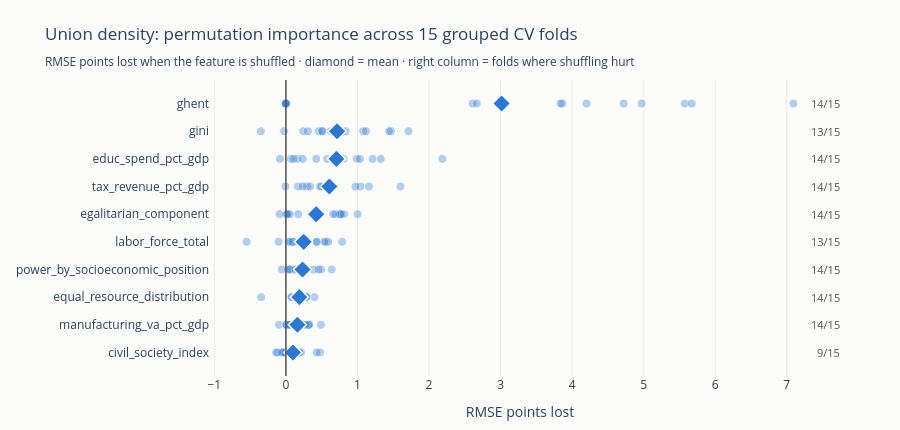

Source (notebook cell):
### Code cell
importance_plot(imp_union, BLUE, "Union density", "RMSE points lost")

### Figure 1 — Plotly figure (JSON) as saved in the notebook; plotly's stock layout.template omitted (floating-point values rounded to 4 significant figures)
{"data": [{"hovertemplate": "%{y}<br>fold: %{x:.3f}<extra></extra>", "marker": {"color": "#2a78d6", "line": {"color": "#fcfcfb", "width": 1}, "opacity": 0.35, "size": 9}, "mode": "markers", "showlegend": false, "type": "scatter", "x": [0.1213, 0.1295, -0.01674, 0.05561, 0.1695, 0.477, -0.005924, 0.2117, 0.06387, -0.1369, -0.03622, 0.4298, -0.1207, 0.1905, -0.05777], "y": ["civil_society_index", "civil_society_index", "civil_society_index", "civil_society_index", "civil_society_index", "civil_society_index", "civil_society_index", "civil_society_index", "civil_society_index", "civil_society_index", "civil_society_index", "civil_society_index", "civil_society_index", "civil_society_index", "civil_society_index"]}, {"hovertemplate": "%{y}<br>fold: %{x:.3f}<extra></extra>", "marker": {"color": "#2a78d6", "line": {"color": "#fcfcfb", "width": 1}, "opacity": 0.35, "size": 9}, "mode": "markers", "showlegend": false, "type": "scatter", "x": [-0.09549, 0.3191, 0.2399, 0.01179, 0.1818, 0.09439, 0.002262, 0.3124, 0.3259, 0.4889, 0.1458, 0.2757, 0.01086, 0.05401, 0.04435], "y": ["manufacturing_va_pct_gdp", "manufacturing_va_pct_gdp", "manufacturing_va_pct_gdp", "manufacturing_va_pct_gdp", "manufacturing_va_pct_gdp", "manufacturing_va_pct_gdp", "manufacturing_va_pct_gdp", "manufacturing_va_pct_gdp", "manufacturing_va_pct_gdp", "manufacturing_va_pct_gdp", "manufacturing_va_pct_gdp", "manufacturing_va_pct_gdp", "manufacturing_va_pct_gdp", "manufacturing_va_pct_gdp", "manufacturing_va_pct_gdp"]}, {"hovertemplate": "%{y}<br>fold: %{x:.3f}<extra></extra>", "marker": {"color": "#2a78d6", "line": {"color": "#fcfcfb", "width": 1}, "opacity": 0.35, "size": 9}, "mode": "markers", "showlegend": false, "type": "scatter", "x": [0.4001, 0.1586, 0.293, 0.08448, 0.2409, 0.2805, 0.07701, 0.2798, 0.1706, 0.2484, 0.2038, 0.2053, -0.3452, 0.2809, 0.2417], "y": ["equal_resource_distribution", "equal_resource_distribution", "equal_resource_distribution", "equal_resource_distribution", "equal_resource_distribution", "equal_resource_distribution", "equal_resource_distribution", "equal_resource_distribution", "equal_resource_distribution", "equal_resource_distribution", "equal_resource_distribution", "equal_resource_distribution", "equal_resource_distribution", "equal_resource_distribution", "equal_resource_distribution"]}, {"hovertemplate": "%{y}<br>fold: %{x:.3f}<extra></extra>", "marker": {"color": "#2a78d6", "line": {"color": "#fcfcfb", "width": 1}, "opacity": 0.35, "size": 9}, "mode": "markers", "showlegend": false, "type": "scatter", "x": [0.6408, 0.05476, -0.05671, 0.2333, 0.3839, 0.4927, 0.2348, 0.1187, 0.0289, 0.05527, 0.1369, 0.2637, 0.2447, 0.1967, 0.4583], "y": ["power_by_socioeconomic_position", "power_by_socioeconomic_position", "power_by_socioeconomic_position", "power_by_socioeconomic_position", "power_by_socioeconomic_position", "power_by_socioeconomic_position", "power_by_socioeconomic_position", "power_by_socioeconomic_position", "power_by_socioeconomic_position", "power_by_socioeconomic_position", "power_by_socioeconomic_position", "power_by_socioeconomic_position", "power_by_socioeconomic_position", "power_by_socioeconomic_position", "power_by_socioeconomic_position"]}, {"hovertemplate": "%{y}<br>fold: %{x:.3f}<extra></extra>", "marker": {"color": "#2a78d6", "line": {"color": "#fcfcfb", "width": 1}, "opacity": 0.35, "size": 9}, "mode": "markers", "showlegend": false, "type": "scatter", "x": [0.1048, 0.2609, 0.5579, 0.06687, 0.4296, 0.5934, -0.1022, 0.09972, 0.5377, -0.5486, 0.4289, 0.2216, 0.7859, 0.03892, 0.2495], "y": ["labor_force_total", "labor_force_total", "labor_force_total", "labor_force_total", "labor_force_total", "labor_force_total", "labor_force_total", "labor_force_total", "labor_force_total", "labor_force_total", "labor_force_total", "labor_force_total", "labor_force_total", "labor_force_total", "labor_force_total"]}, {"hovertemplate": "%{y}<br>fold: %{x:.3f}<extra></extra>", "marker": {"color": "#2a78d6", "line": {"color": "#fcfcfb", "width": 1}, "opacity": 0.35, "size": 9}, "mode": "markers", "showlegend": false, "type": "scatter", "x": [0.7496, 0.01327, 0.02369, 0.1727, 0.813, 0.7575, 0.01103, 1.001, -0.08856, 0.3627, 0.7763, 0.691, 0.05607, 0.358, 0.6594], "y": ["egalitarian_component", "egalitarian_component", "egalitarian_component", "egalitarian_component", "egalitarian_component", "egalitarian_component", "egalitarian_component", "egalitarian_component", "egalitarian_component", "egalitarian_component", "egalitarian_component", "egalitarian_component", "egalitarian_component", "egalitarian_component", "egalitarian_component"]}, {"hovertemplate": "%{y}<br>fold: %{x:.3f}<extra></extra>", "marker": {"color": "#2a78d6", "line": {"color": "#fcfcfb", "width": 1}, "opacity": 0.35, "size": 9}, "mode": "markers", "showlegend": false, "type": "scatter", "x": [1.043, 1.16, 0.544, 0.2941, 0.6479, 0.5535, 0.3388, 0.475, 0.973, -0.007114, 0.4948, 0.1681, 0.2339, 0.5933, 1.6], "y": ["tax_revenue_pct_gdp", "tax_revenue_pct_gdp", "tax_revenue_pct_gdp", "tax_revenue_pct_gdp", "tax_revenue_pct_gdp", "tax_revenue_pct_gdp", "tax_revenue_pct_gdp", "tax_revenue_pct_gdp", "tax_revenue_pct_gdp", "tax_revenue_pct_gdp", "tax_revenue_pct_gdp", "tax_revenue_pct_gdp", "tax_revenue_pct_gdp", "tax_revenue_pct_gdp", "tax_revenue_pct_gdp"]}, {"hovertemplate": "%{y}<br>fold: %{x:.3f}<extra></extra>", "marker": {"color": "#2a78d6", "line": {"color": "#fcfcfb", "width": 1}, "opacity": 0.35, "size": 9}, "mode": "markers", "showlegend": false, "type": "scatter", "x": [2.187, 0.1597, 0.2371, 1.212, 0.8077, 0.9906, 0.06739, 1.326, 0.7805, 0.1054, 0.7657, 0.5764, 0.4249, 1.034, -0.08263], "y": ["educ_spend_pct_gdp", "educ_spend_pct_gdp", "educ_spend_pct_gdp", "educ_spend_pct_gdp", "educ_spend_pct_gdp", "educ_spend_pct_gdp", "educ_spend_pct_gdp", "educ_spend_pct_gdp", "educ_spend_pct_gdp", "educ_spend_pct_gdp", "educ_spend_pct_gdp", "educ_spend_pct_gdp", "educ_spend_pct_gdp", "educ_spend_pct_gdp", "educ_spend_pct_gdp"]}, {"hovertemplate": "%{y}<br>fold: %{x:.3f}<extra></extra>", "marker": {"color": "#2a78d6", "line": {"color": "#fcfcfb", "width": 1}, "opacity": 0.35, "size": 9}, "mode": "markers", "showlegend": false, "type": "scatter", "x": [1.08, -0.02609, 0.4591, 0.7912, 1.469, 1.713, 0.5139, 0.8363, 0.6279, 0.2422, 0.308, 1.441, -0.3512, 0.5055, 1.12], "y": ["gini", "gini", "gini", "gini", "gini", "gini", "gini", "gini", "gini", "gini", "gini", "gini", "gini", "gini", "gini"]}, {"hovertemplate": "%{y}<br>fold: %{x:.3f}<extra></extra>", "marker": {"color": "#2a78d6", "line": {"color": "#fcfcfb", "width": 1}, "opacity": 0.35, "size": 9}, "mode": "markers", "showlegend": false, "type": "scatter", "x": [3.865, -1.776e-16, 3.839, 3.553e-16, 2.612, 5.574, 5.329e-16, 4.72, 5.671, 1.243e-15, 2.668, 4.201, 1.421e-15, 4.971, 7.092], "y": ["ghent", "ghent", "ghent", "ghent", "ghent", "ghent", "ghent", "ghent", "ghent", "ghent", "ghent", "ghent", "ghent", "ghent", "ghent"]}, {"hovertemplate": "%{y}<br><b>mean: %{x:.3f}</b><extra></extra>", "marker": {"color": "#2a78d6", "line": {"color": "#fcfcfb", "width": 1.5}, "size": 14, "symbol": "diamond"}, "mode": "markers", "showlegend": false, "type": "scatter", "x": [0.09831, 0.1608, 0.188, 0.2324, 0.2483, 0.4238, 0.6075, 0.7062, 0.7153, 3.014], "y": ["civil_society_index", "manufacturing_va_pct_gdp", "equal_resource_distribution", "power_by_socioeconomic_position", "labor_force_total", "egalitarian_component", "tax_revenue_pct_gdp", "educ_spend_pct_gdp", "gini", "ghent"]}], "layout": {"annotations": [{"font": {"color": "#52514e", "size": 11}, "showarrow": false, "text": "9/15", "x": 1.02, "xref": "paper", "y": "civil_society_index"}, {"font": {"color": "#52514e", "size": 11}, "showarrow": false, "text": "14/15", "x": 1.02, "xref": "paper", "y": "manufacturing_va_pct_gdp"}, {"font": {"color": "#52514e", "size": 11}, "showarrow": false, "text": "14/15", "x": 1.02, "xref": "paper", "y": "equal_resource_distribution"}, {"font": {"color": "#52514e", "size": 11}, "showarrow": false, "text": "14/15", "x": 1.02, "xref": "paper", "y": "power_by_socioeconomic_position"}, {"font": {"color": "#52514e", "size": 11}, "showarrow": false, "text": "13/15", "x": 1.02, "xref": "paper", "y": "labor_force_total"}, {"font": {"color": "#52514e", "size": 11}, "showarrow": false, "text": "14/15", "x": 1.02, "xref": "paper", "y": "egalitarian_component"}, {"font": {"color": "#52514e", "size": 11}, "showarrow": false, "text": "14/15", "x": 1.02, "xref": "paper", "y": "tax_revenue_pct_gdp"}, {"font": {"color": "#52514e", "size": 11}, "showarrow": false, "text": "14/15", "x": 1.02, "xref": "paper", "y": "educ_spend_pct_gdp"}, {"font": {"color": "#52514e", "size": 11}, "showarrow": false, "text": "13/15", "x": 1.02, "xref": "paper", "y": "gini"}, {"font": {"color": "#52514e", "size": 11}, "showarrow": false, "text": "14/15", "x": 1.02, "xref": "paper", "y": "ghent"}], "height": 430, "margin": {"b": 50, "l": 210, "r": 70, "t": 80}, "paper_bgcolor": "#fcfcfb", "plot_bgcolor": "#fcfcfb", "shapes": [{"line": {"color": "#52514e", "width": 1.5}, "type": "line", "x0": 0, "x1": 0, "xref": "x", "y0": 0, "y1": 1, "yref": "y domain"}], "title": {"text": "Union density: permutation importance across 15 grouped CV folds<br><sub>RMSE points lost when the feature is shuffled · diamond = mean · right column = folds where shuffling hurt</sub>"}, "xaxis": {"gridcolor": "#eceae5", "title": {"text": "RMSE points lost"}, "zeroline": false}, "yaxis": {"gridcolor": "rgba(0,0,0,0)"}}}
